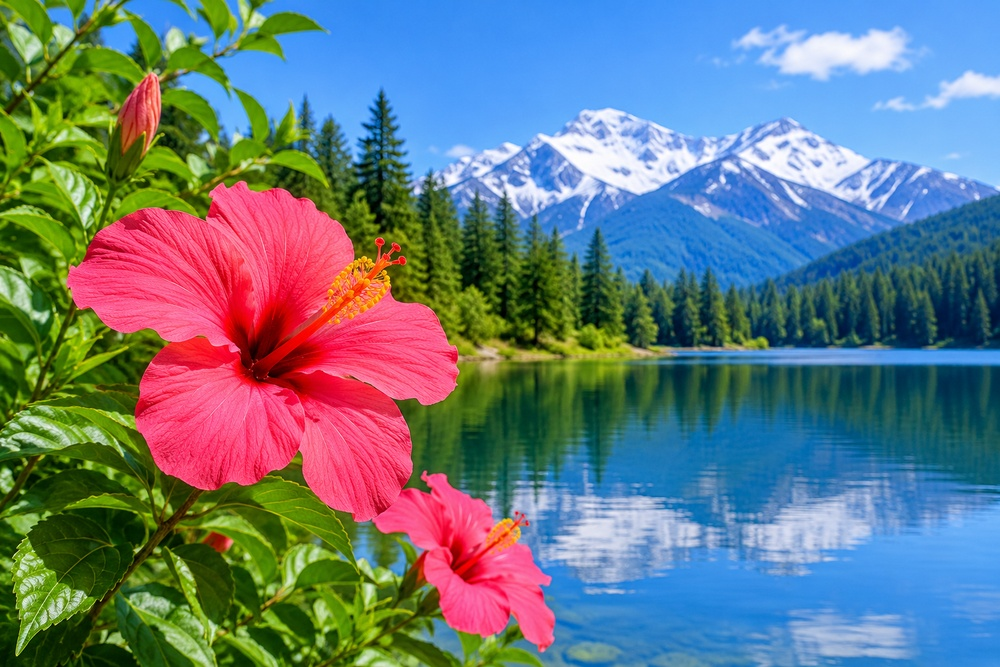
#> input picture image.jpg, 1000 x 667 px, shrunk from 1536 x 1024 before the run
$ jupyter execute ' High-Boost Filtering.ipynb'
#> lines starting #> are read from the running program, lines starting #| are printed output that depends on the picture
[cell 1]
#  High-Boost Filtering
import cv2
import numpy as np
import matplotlib.pyplot as plt

image = cv2.imread("image.jpg")
#> image is the input picture: shape (667, 1000, 3); mean B, G, R 128.5, 121, 103.7

if image is None:
    raise FileNotFoundError("Image not found!")

image = cv2.cvtColor(image, cv2.COLOR_BGR2RGB)

hsv_image = cv2.cvtColor(image, cv2.COLOR_RGB2HSV)
#> hsv_image: shape (667, 1000, 3); mean H, S, V 91.7, 179, 177.2

H, S, I = cv2.split(hsv_image)
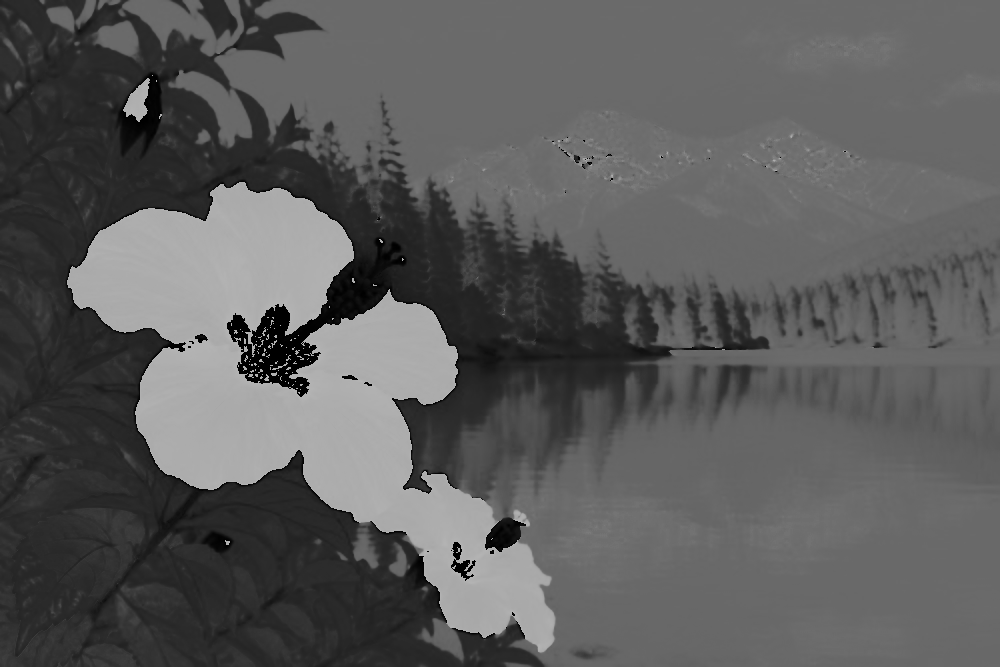
#> H: shape (667, 1000); min 0, max 179, mean 91.7
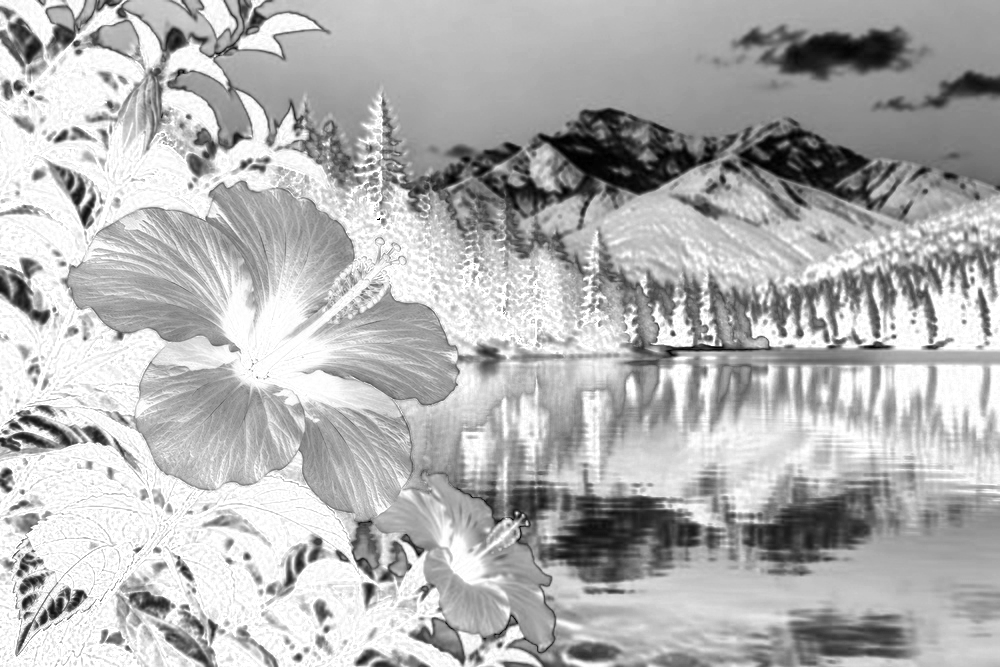
#> S: shape (667, 1000); min 0, max 255, mean 179
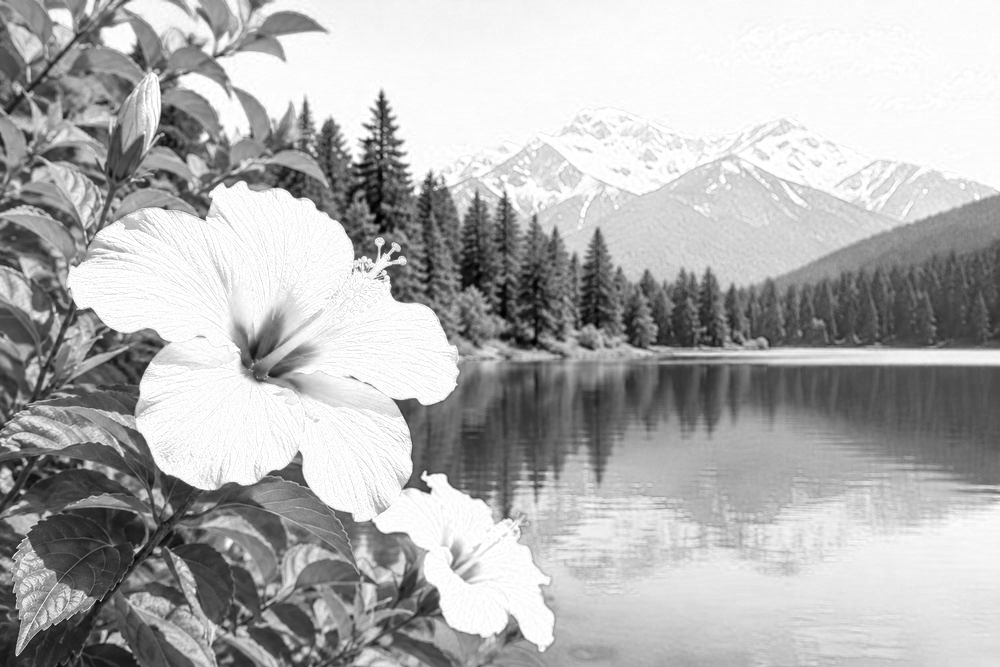
#> I: shape (667, 1000); min 0, max 255, mean 177.2

blurred = cv2.GaussianBlur(I, (5, 5), 1)

mask = I.astype(np.float32) - blurred.astype(np.float32)
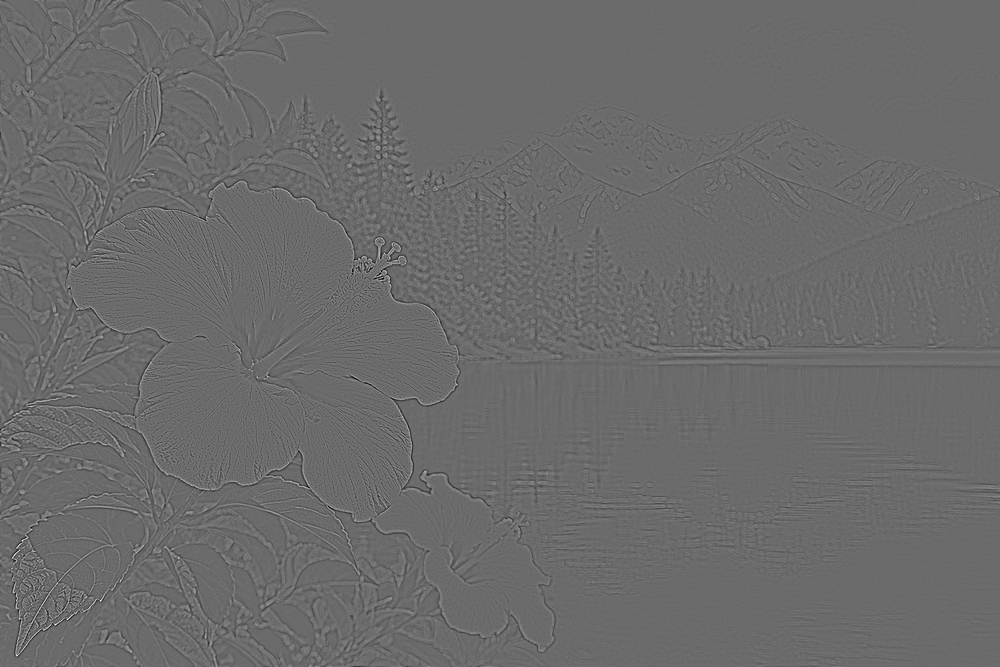
#> mask: shape (667, 1000) float32; min -72, max 99, mean 0; drawn with min black and max white

A = 1.5

high_boost = A * I.astype(np.float32) - blurred.astype(np.float32)
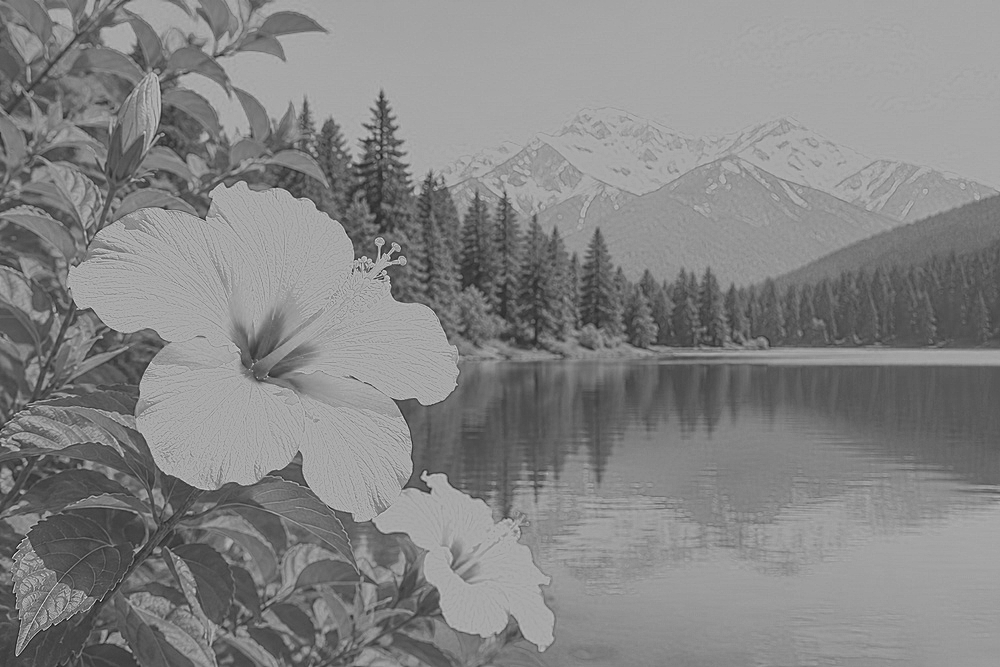
#> high_boost: shape (667, 1000) float32; min -58.5, max 223, mean 88.6; drawn with min black and max white

high_boost = np.clip(high_boost, 0, 255)
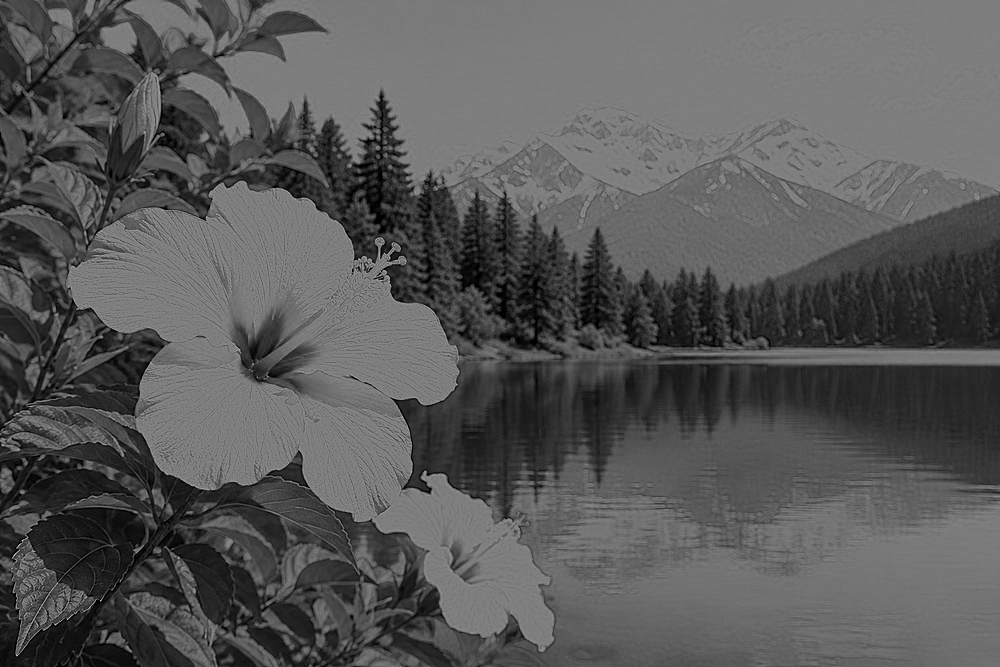
#> high_boost: shape (667, 1000) float32; min 0, max 223, mean 88.6
high_boost = high_boost.astype(np.uint8)

high_boost_hsv = cv2.merge((H, S, high_boost))
#> high_boost_hsv: shape (667, 1000, 3); mean H, S, V 91.7, 179, 88.3

high_boost_image = cv2.cvtColor(
    high_boost_hsv, cv2.COLOR_HSV2RGB
)
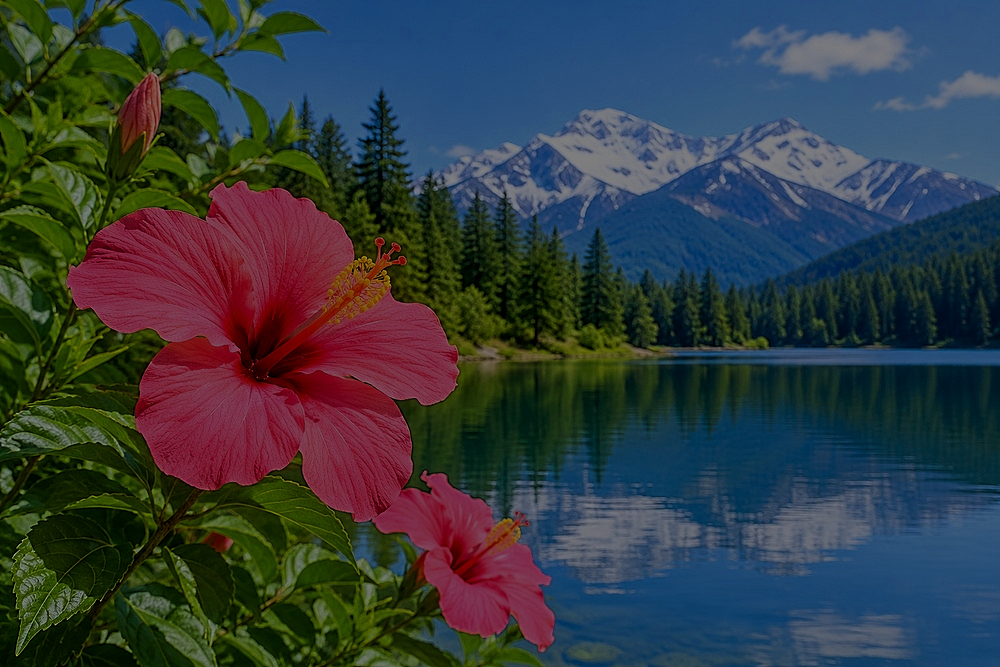
#> high_boost_image: shape (667, 1000, 3); mean R, G, B 51.5, 60, 64

plt.figure(figsize=(14, 6))

plt.subplot(1, 2, 1)
plt.imshow(image)
plt.title("Original Image")
plt.axis("off")

plt.subplot(1, 2, 2)
plt.imshow(high_boost_image)
plt.title("High-Boost Filtered Image")
plt.axis("off")

plt.tight_layout()
plt.show()

cv2.imwrite(
    "high_boost_filtered_image.jpg",
    cv2.cvtColor(high_boost_image, cv2.COLOR_RGB2BGR)
)

print("High-Boost Filtering Completed Successfully!")
